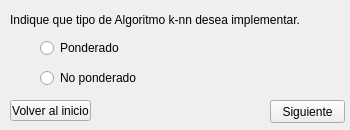
<?xml version="1.0" encoding="UTF-8"?>
<ui version="4.0">
 <class>Form</class>
 <widget class="QWidget" name="Form">
  <property name="geometry">
   <rect>
    <x>0</x>
    <y>0</y>
    <width>350</width>
    <height>130</height>
   </rect>
  </property>
  <property name="sizePolicy">
   <sizepolicy hsizetype="Preferred" vsizetype="Preferred">
    <horstretch>0</horstretch>
    <verstretch>0</verstretch>
   </sizepolicy>
  </property>
  <property name="minimumSize">
   <size>
    <width>350</width>
    <height>130</height>
   </size>
  </property>
  <property name="maximumSize">
   <size>
    <width>350</width>
    <height>130</height>
   </size>
  </property>
  <property name="mouseTracking">
   <bool>false</bool>
  </property>
  <property name="tabletTracking">
   <bool>false</bool>
  </property>
  <property name="acceptDrops">
   <bool>true</bool>
  </property>
  <property name="windowTitle">
   <string>Form</string>
  </property>
  <widget class="QPushButton" name="pushButton">
   <property name="geometry">
    <rect>
     <x>270</x>
     <y>100</y>
     <width>75</width>
     <height>23</height>
    </rect>
   </property>
   <property name="text">
    <string>Siguiente</string>
   </property>
  </widget>
  <widget class="QPushButton" name="pushButton_2">
   <property name="geometry">
    <rect>
     <x>10</x>
     <y>100</y>
     <width>81</width>
     <height>21</height>
    </rect>
   </property>
   <property name="text">
    <string>Volver al inicio</string>
   </property>
  </widget>
  <widget class="QRadioButton" name="radioButton">
   <property name="geometry">
    <rect>
     <x>40</x>
     <y>40</y>
     <width>111</width>
     <height>16</height>
    </rect>
   </property>
   <property name="text">
    <string>Ponderado</string>
   </property>
  </widget>
  <widget class="QRadioButton" name="radioButton_2">
   <property name="geometry">
    <rect>
     <x>40</x>
     <y>70</y>
     <width>111</width>
     <height>16</height>
    </rect>
   </property>
   <property name="text">
    <string>No ponderado</string>
   </property>
  </widget>
  <widget class="QLabel" name="label">
   <property name="geometry">
    <rect>
     <x>10</x>
     <y>10</y>
     <width>331</width>
     <height>20</height>
    </rect>
   </property>
   <property name="text">
    <string>Indique que tipo de Algoritmo k-nn desea implementar.</string>
   </property>
  </widget>
 </widget>
 <resources/>
 <connections/>
</ui>
